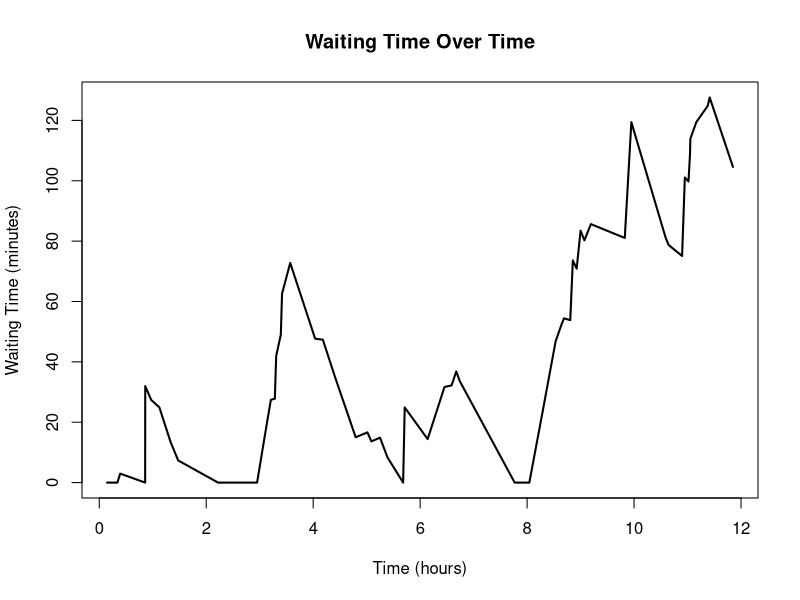
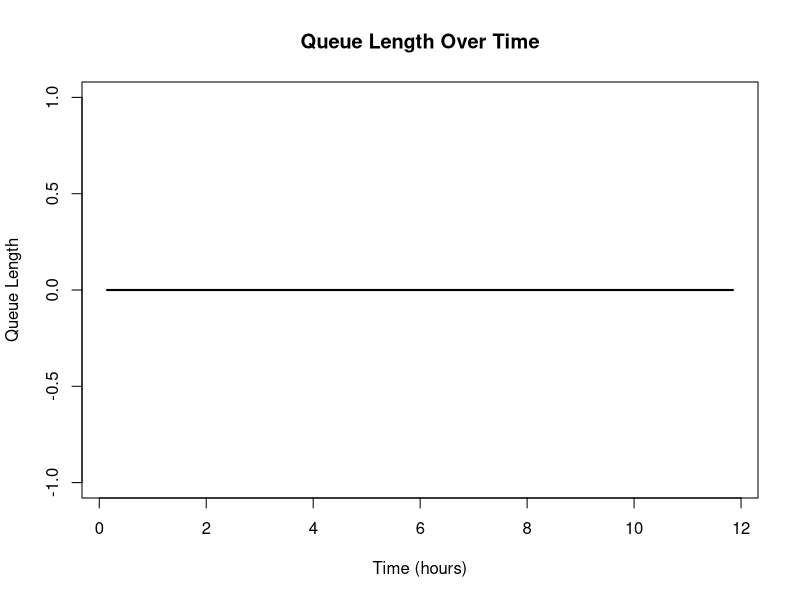
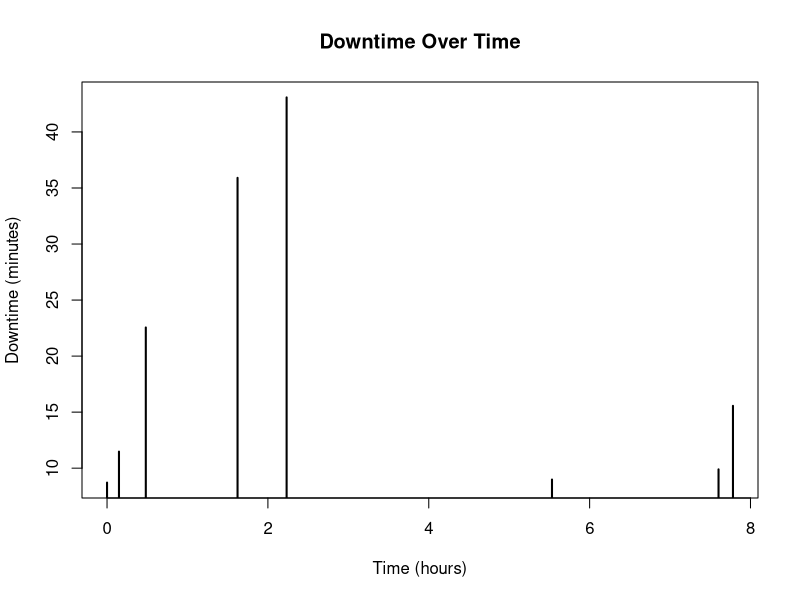

Generate these figures, in order, with R:
## ---- chunk 1
lambda_A <- 5
lambda_S <- 6
operating_hours <- 12
simulation_time <- operating_hours * 60 

arrival_times <- numeric()
current_time <- 0

while (current_time < simulation_time) {
  inter_arrival_time <- rexp(1, rate = lambda_A / 60) 
  current_time <- current_time + inter_arrival_time
  if (current_time < simulation_time) {
    arrival_times <- c(arrival_times, current_time)
  }
}

service_times <- rexp(length(arrival_times), rate = lambda_S / 60)

service_end_time <- 0
waiting_times <- numeric()
downtime <- numeric()
downtime_times <- numeric()
queue_lengths <- numeric()
queue <- numeric()

for (i in seq_along(arrival_times)) {
  if (arrival_times[i] < service_end_time) {
    waiting_time <- service_end_time - arrival_times[i]
  } else {
    waiting_time <- 0
    downtime <- c(downtime, arrival_times[i] - service_end_time)
    downtime_times <- c(downtime_times, service_end_time)
  }
  
  waiting_times <- c(waiting_times, waiting_time)
  queue_lengths <- c(queue_lengths, length(queue))
  
  service_end_time <- max(service_end_time, arrival_times[i]) + service_times[i]
}

arrival_times_hours <- arrival_times / 60
downtime_times_hours <- downtime_times / 60

mean_waiting_time <- mean(waiting_times)
mean_downtime <- mean(downtime)
mean_queue_length <- mean(queue_lengths)

summary_metrics <- data.frame(
  Metric = c("Mean Waiting Time (minutes)", "Mean Downtime (minutes)", "Mean Queue Length"),
  Value = c(mean(waiting_times), mean(downtime), mean(queue_lengths))
)

print(summary_metrics)

plot(arrival_times_hours, waiting_times, type = "l", lwd = 2,
     xlab = "Time (hours)", ylab = "Waiting Time (minutes)",
     main = "Waiting Time Over Time")

plot(arrival_times_hours, queue_lengths, type = "l", lwd = 2,
     xlab = "Time (hours)", ylab = "Queue Length",
     main = "Queue Length Over Time")

if (length(downtime) > 0) {
  plot(downtime_times_hours, downtime, type = "h", lwd = 2,
       xlab = "Time (hours)", ylab = "Downtime (minutes)",
       main = "Downtime Over Time")
} 

